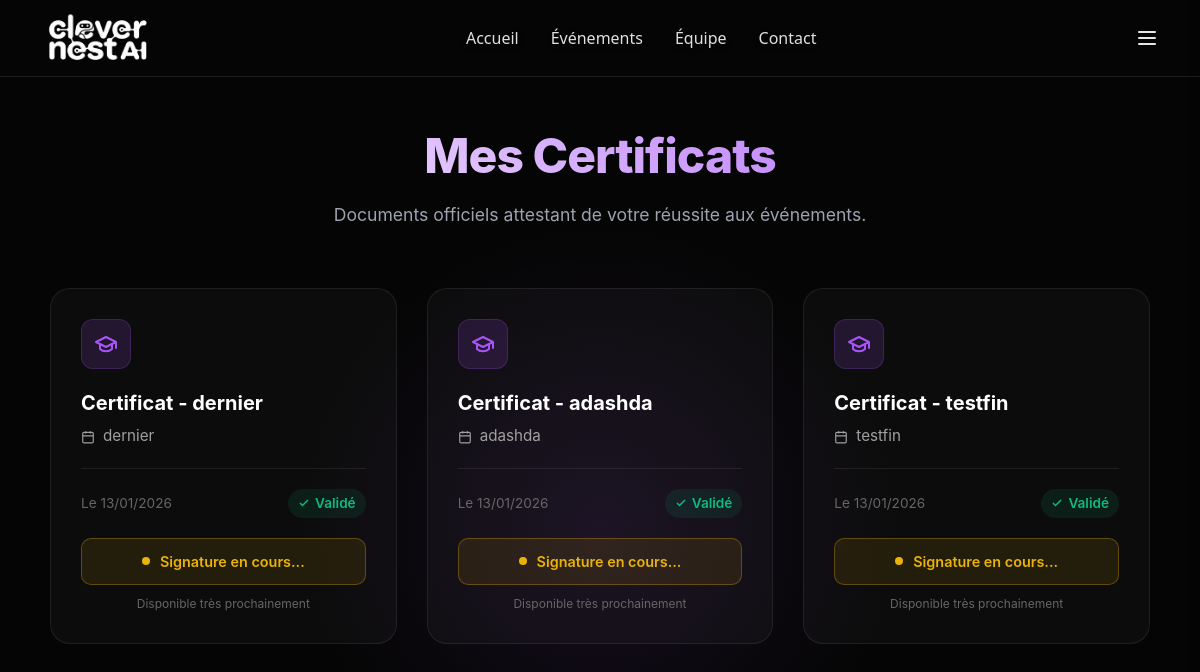
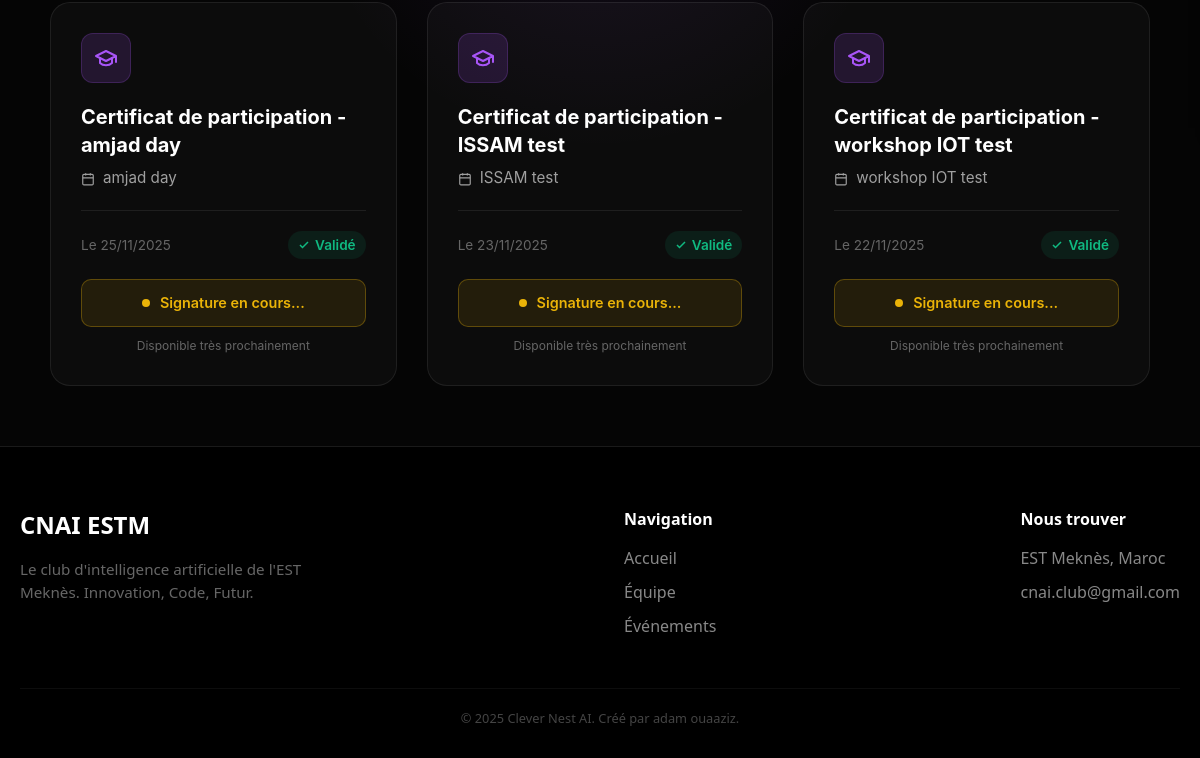
The app's page /certificate/ (signed in), older data (2 pictures, top to bottom).
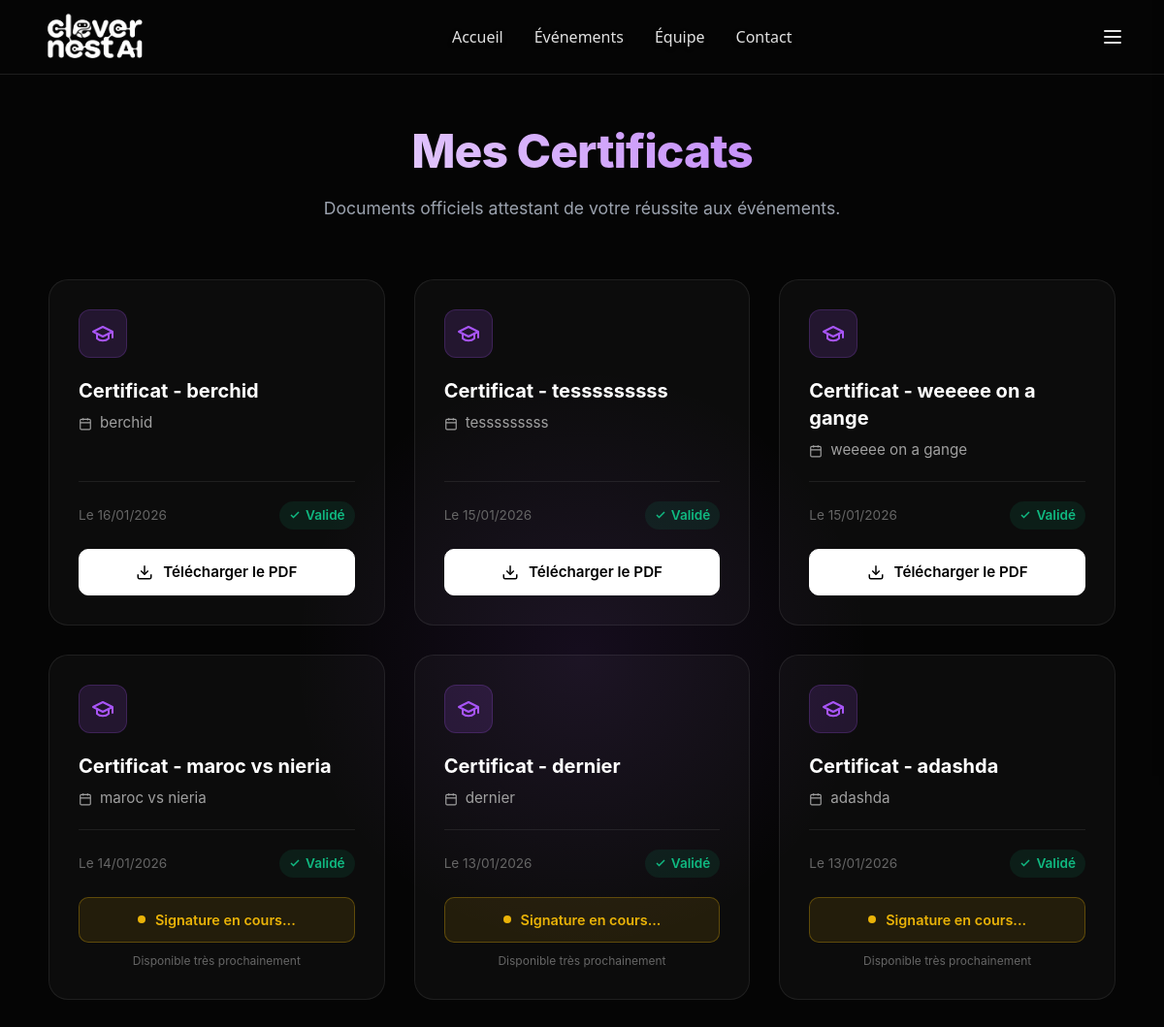
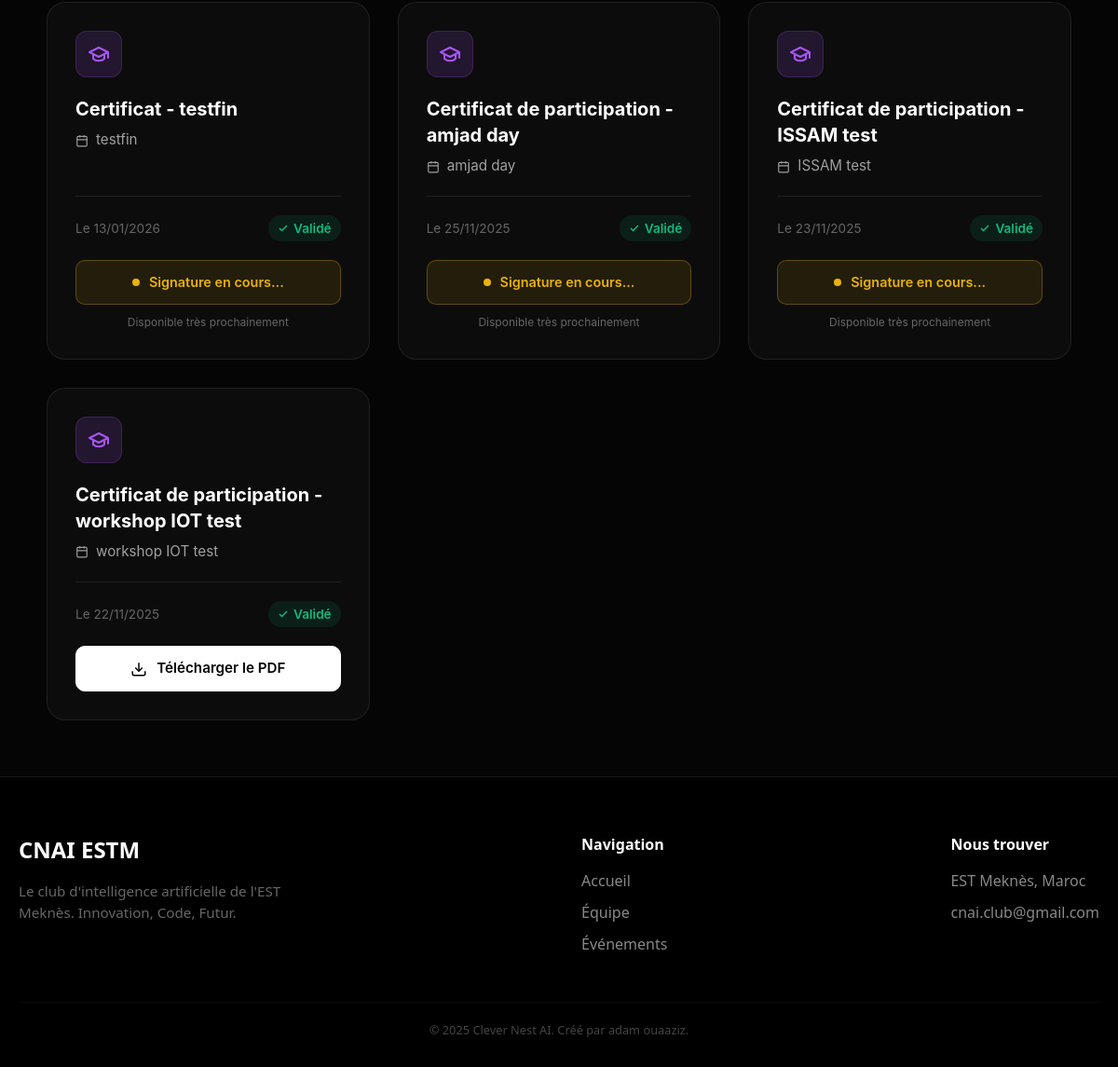
The same page, newer data (2 pictures, top to bottom).
### membres/models.py (models this page shows, shortened)
class Certificate(models.Model):
    membre = models.ForeignKey(Membres, on_delete=models.CASCADE, related_name='certificates')
    evenement = models.ForeignKey(Evenement, on_delete=models.CASCADE, related_name='certificates_delivres')
    titre = models.CharField(max_length=200)
    date_obtention = models.DateTimeField(auto_now_add=True)
    code_verification = models.UUIDField(default=uuid.uuid4, editable=False)
    class Meta:
        unique_together = ('membre', 'evenement')
        ordering = ['-date_obtention']
        verbose_name = "Certificat Délivré"
        verbose_name_plural = "Certificats Délivrés"

class Evenement(models.Model):
    titre = models.CharField(max_length=200)
    description = models.TextField(blank=True, null=True)
    date_debut = models.DateField()
    nombre_jours = models.IntegerField(default=1)
    lieu = models.CharField(max_length=200)
    points_par_jour = models.IntegerField(default=10)
    created_at = models.DateTimeField(auto_now_add=True)
    actif = models.BooleanField(default=True)
    participants = models.ManyToManyField('Membres', related_name='evenements', blank=True)
    class Meta:
        ordering = ['-date_debut']
        verbose_name = "Événement"
        verbose_name_plural = "Événements"

### membres/views.py (the view)
# urls.py: path('certificate/', views.certificate, name='certificate'),
def certificate(request):
    if not require_login(request): return redirect('login')
    membre_id = request.session.get('membre_id') or (request.user.id if request.user.is_authenticated else None)
    if request.user.is_authenticated:
        return render(request, 'membres/certificate.html', {'certificates': [], 'is_member': True})
    membre = get_object_or_404(Membres, id=membre_id)
    certificats_obtenus = Certificate.objects.filter(membre=membre).select_related('evenement')
    context = {
        'certificates': certificats_obtenus,
        'is_member': True,
        'membre': membre
    }
    return render(request, 'membres/certificate.html', context)

### membres/views.py (called while the page is built)
def require_login(request):
    if request.user.is_authenticated or 'membre_id' in request.session:
        return True
    return False

### membres/templates/membres/certificate.html (shortened to what this page needs)
{% extends 'membres/base.html' %}
{% load static %}
{% block content %}
<div class="cert-section">
    <div class="cert-glow"></div>
    <div class="cert-container animate-fade-up">
        <div class="cert-header">
            <h2>Mes Certificats</h2>
            <p>Documents officiels attestant de votre réussite aux événements.</p>
        </div>
        <div class="cert-grid">
            {% for cert in certificates %}
            <div class="cert-card">
                <div class="card-top">
                    <div class="cert-icon-wrapper">
                        <svg width="24" height="24" viewBox="0 0 24 24" fill="none" stroke="currentColor" stroke-width="2" stroke-linecap="round" stroke-linejoin="round"><path d="M22 10v6M2 10l10-5 10 5-10 5z"/><path d="M6 12v5c3 3 9 3 12 0v-5"/></svg>
                    </div>
                    <h3 class="cert-title">{{ cert.titre }}</h3>
                    <div class="cert-event">
                        <svg width="14" height="14" viewBox="0 0 24 24" fill="none" stroke="currentColor" stroke-width="2"><rect x="3" y="4" width="18" height="18" rx="2" ry="2"></rect><line x1="16" y1="2" x2="16" y2="6"></line><line x1="8" y1="2" x2="8" y2="6"></line><line x1="3" y1="10" x2="21" y2="10"></line></svg>
                        <span>{{ cert.evenement.titre }}</span>
                    </div>
                </div>
                <div class="card-bottom">
                    <div class="cert-meta">
                        <span class="meta-date">Le {{ cert.date_obtention|date:"d/m/Y" }}</span>
                        <span class="meta-status">
                            <svg width="12" height="12" viewBox="0 0 24 24" fill="none" stroke="currentColor" stroke-width="3"><polyline points="20 6 9 17 4 12"></polyline></svg>
                            Validé
                        </span>
                    </div>
                    {% if cert.evenement.template_certificat %}
                        <a href="{% url 'download_certificate' cert.id %}" class="btn-download">
                            <svg width="18" height="18" viewBox="0 0 24 24" fill="none" stroke="currentColor" stroke-width="2"><path d="M21 15v4a2 2 0 0 1-2 2H5a2 2 0 0 1-2-2v-4"/><polyline points="7 10 12 15 17 10"/><line x1="12" y1="15" x2="12" y2="3"/></svg>
                            Télécharger le PDF
                        </a>
                    {% else %}
                        <div class="status-badge" title="L'administration n'a pas encore validé le design du certificat">
                            <div class="pulse-dot"></div>
                            <span>Signature en cours...</span>
                        </div>
                        <div style="text-align: center; font-size: 0.75rem; color: #666; margin-top: 10px;">
                            Disponible très prochainement
                        </div>
                    {% endif %}
                </div>
            </div>
            {% endfor %}
        </div>
    </div>
</div>
{% endblock %}

Row changes from the older to the newer data that the page shows:
added Certificate: titre "Certificat - berchid", evenement.titre "berchid", date_obtention "16/01/2026", shows "Télécharger le PDF"
added Certificate: titre "Certificat - tesssssssss", evenement.titre "tesssssssss", date_obtention "15/01/2026", shows "Télécharger le PDF"
added Certificate: titre "Certificat - weeeee on a gange", evenement.titre "weeeee on a gange", date_obtention "15/01/2026", shows "Télécharger le PDF"
added Certificate: titre "Certificat - maroc vs nieria", evenement.titre "maroc vs nieria", date_obtention "14/01/2026", shows "Signature en cours..."
changed Certificate "Certificat de participation - workshop IOT test": text "Signature en cours... Disponible très prochainement" → "Télécharger le PDF"
